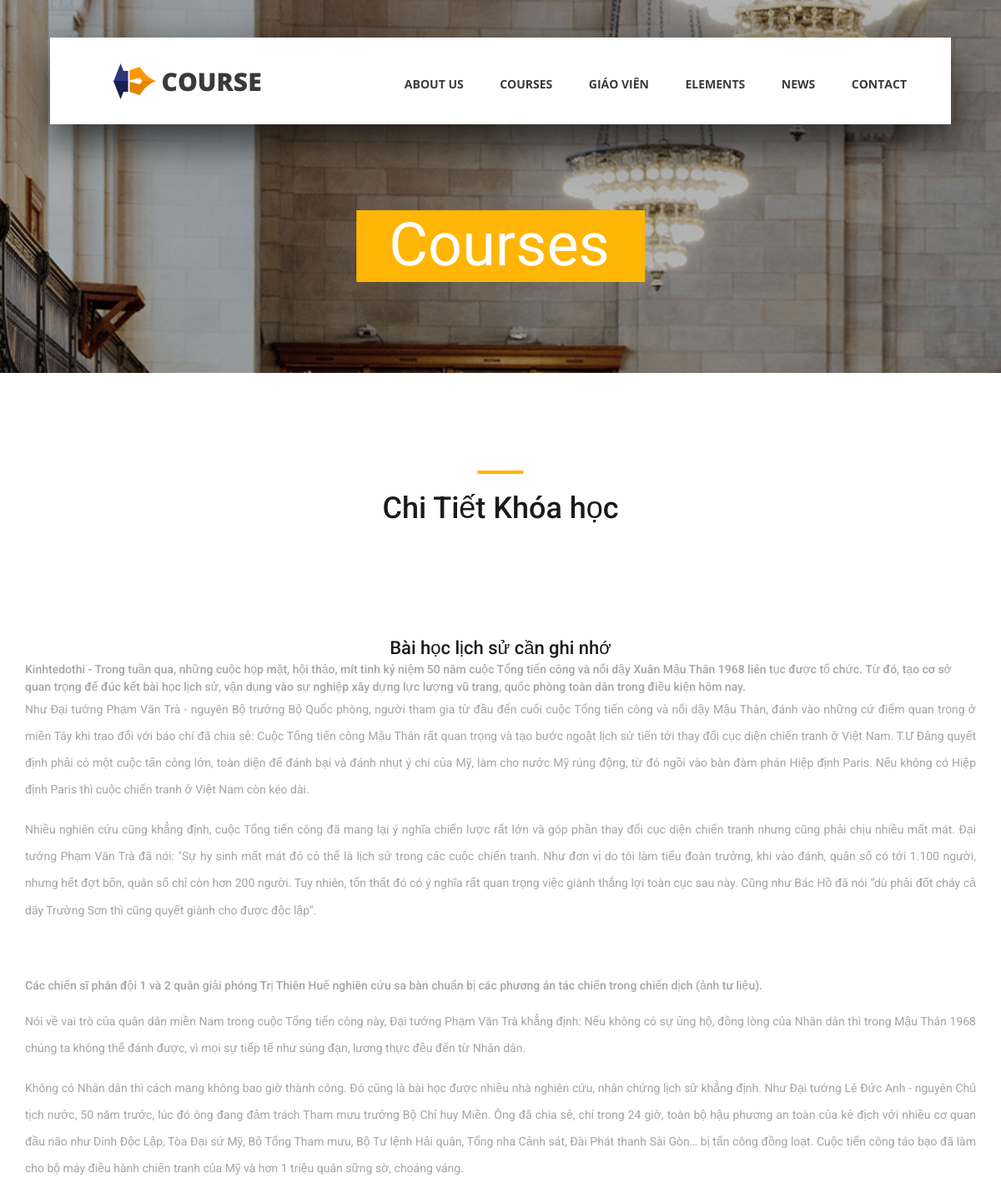
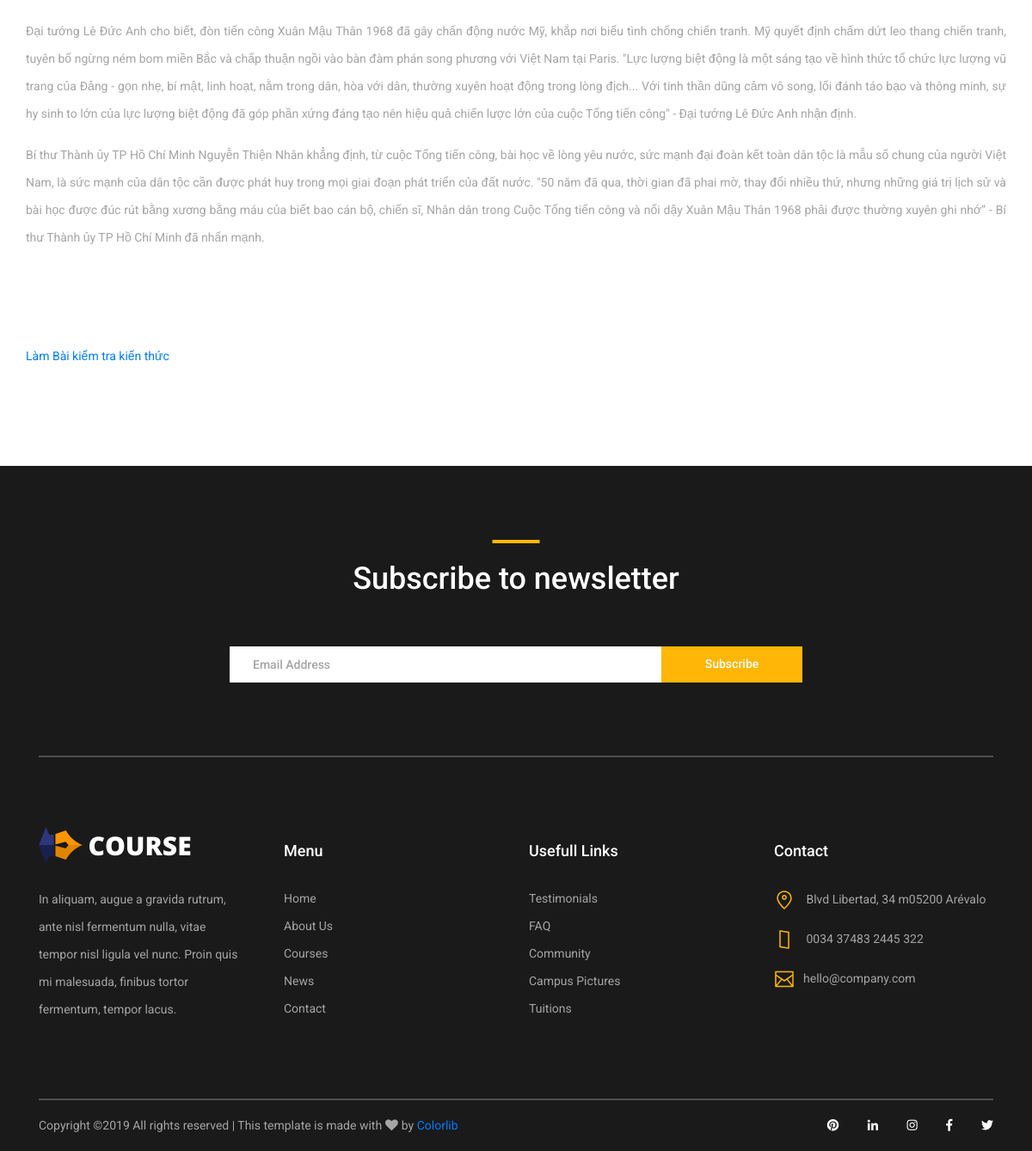
The app's page /lesson_details.php?ct=2 with its own data (2 pictures, top to bottom).
### tables this page shows
CREATE TABLE `chitietcongthuc` (
  `MaChiTiet` int(11) NOT NULL,
  `TenCongThuc` text NOT NULL,
  `NoiDung` text NOT NULL,
  `MaChuong` int(11) NOT NULL
);

### lesson_details.php (the view, shortened to what this page needs)
<!DOCTYPE html>
<html lang="en">
<head>
<link rel="stylesheet" type="text/css" href="styles/bootstrap4/bootstrap.min.css">
<link href="plugins/fontawesome-free-5.0.1/css/fontawesome-all.css" rel="stylesheet" type="text/css">
<link rel="stylesheet" type="text/css" href="styles/courses_styles.css">
<link rel="stylesheet" type="text/css" href="styles/courses_responsive.css">
</head>
<body>
<?php
include('inc/myconnect.php');
?>
<div class="super_container">
	<?php include("header.php"); ?>
	<div class="home">
		<div class="home_background_container prlx_parent">
			<div class="home_background prlx" style="background-image:url(images/courses_background.jpg)"></div>
		</div>
		<div class="home_content">
			<h1>Courses</h1>
		</div>
	</div>
	<div class="popular page_section">
		<div class="container">
			<div class="row">
				<div class="col">
					<div class="section_title text-center">
						<h1>Chi Tiết Khóa học</h1>
					</div>
				</div>
			</div>
			<div class="row course_boxes">
				<?php
						$ct=$_GET['ct'];
						$query="SELECT * FROM chitietcongthuc WHERE MaChiTiet=".$ct;
						$results=mysqli_query($dbc,$query);
						$number=mysqli_fetch_assoc($results);
				?>
				<div class="card-body text-center">
						<div class="card-title"><a href="courses.php"><?php echo $number['TenCongThuc']; ?></a></div>
				</div>
				<div class="card-text"><?php echo $number['NoiDung']; ?></div>
				<a href="miniquiz.php?congthuc=<?php echo $ct; ?>&cauhoi=0&dung=0&sai=0">Làm Bài kiểm tra kiến thức</a>
			</div>
		</div>
	</div>
<?php include("footer.php"); ?>
Copyright &copy;<script>document.write(new Date().getFullYear());</script> All rights reserved | This template is made with <i class="fa fa-heart" aria-hidden="true"></i> by <a href="https://colorlib.com" target="_blank">Colorlib</a>
</span>
				</div>
				<div class="footer_social ml-sm-auto">
					<ul class="menu_social">
						<li class="menu_social_item"><a href="#"><i class="fab fa-pinterest"></i></a></li>
						<li class="menu_social_item"><a href="#"><i class="fab fa-linkedin-in"></i></a></li>
						<li class="menu_social_item"><a href="#"><i class="fab fa-instagram"></i></a></li>
						<li class="menu_social_item"><a href="#"><i class="fab fa-facebook-f"></i></a></li>
						<li class="menu_social_item"><a href="#"><i class="fab fa-twitter"></i></a></li>
					</ul>
				</div>
			</div>
		</div>
	</footer>
</div>
</body>
</html>

### styles/courses_styles.css (style rules this page uses)
* { margin: 0; padding: 0; -webkit-font-smoothing: antialiased; -webkit-text-shadow: rgba(0,0,0,.01) 0 0 1px; text-shadow: rgba(0,0,0,.01) 0 0 1px; }
body { font-family: 'Roboto', sans-serif; font-size: 14px; font-weight: 400; background: #FFFFFF; color: #a5a5a5; }
div { display: block; position: relative; -webkit-box-sizing: border-box; -moz-box-sizing: border-box; box-sizing: border-box; }
ul { list-style: none; margin-bottom: 0px; }
p { font-family: 'Roboto', sans-serif; font-size: 14px; line-height: 2.29; font-weight: 400; color: #a5a5a5; -webkit-font-smoothing: antialiased; -webkit-text-shadow: rgba(0,0,0,.01) 0 0 1px; text-shadow: rgba(0,0,0,.01) 0 0 1px; }
a, a:hover, a:visited, a:active, a:link { text-decoration: none; -webkit-font-smoothing: antialiased; -webkit-text-shadow: rgba(0,0,0,.01) 0 0 1px; text-shadow: rgba(0,0,0,.01) 0 0 1px; }
h1 { font-size: 36px; }
h1, h2, h3, h4, h5, h6 { font-family: 'Roboto', sans-serif; -webkit-font-smoothing: antialiased; -webkit-text-shadow: rgba(0,0,0,.01) 0 0 1px; text-shadow: rgba(0,0,0,.01) 0 0 1px; }
.super_container { width: 100%; overflow: hidden; }
.prlx_parent { overflow: hidden; }
.prlx { height: 130% !important; }
.menu_social_item { display: inline-block; margin-right: 30px; }
.menu_social_item a i { color: #3a3a3a; }
.home { width: 100%; height: 447px; }
.home_background_container { position: absolute; top: 0; left: 0; width: 100%; height: 100%; }
.home_background { width: 100%; height: 100%; background-repeat: no-repeat; background-size: cover; background-position: center center; }
.home_content { position: absolute; left: 50%; bottom: 109px; -webkit-transform: translateX(-50%); -moz-transform: translateX(-50%); -ms-transform: translateX(-50%); -o-transform: translateX(-50%); transform: translateX(-50%); background: #ffb606; padding-top: 24px; padding-bottom: 18px; padding-left: 39px; padding-right: 42px; }
.home_content h1 { font-size: 72px; font-weight: 400; color: #FFFFFF; line-height: 0.5; }
.page_section { padding-top: 117px; padding-bottom: 117px; }
.section_title h1 { display: block; color: #1a1a1a; font-weight: 500; padding-top: 24px; }
.section_title h1::before { display: block; position: absolute; top: 0; left: 50%; -webkit-transform: translateX(-50%); -moz-transform: translateX(-50%); -ms-transform: translateX(-50%); -o-transform: translateX(-50%); transform: translateX(-50%); width: 55px; height: 4px; content: ''; background: #ffb606; }
.course_boxes { margin-top: 68px; }
.card-body { padding-top: 0px; padding-bottom: 0px; padding-left: 15px; padding-right: 15px; }
.card-title { margin-top: 55px; }
.card-title a { font-size: 22px; font-weight: 500; color: #1a1a1a; line-height: 1.2; }
.card-text { font-size: 14px; font-weight: 500; color: #a5a5a5; margin-top: -12px; }
.footer_social .menu_social_item a i { color: #FFFFFF; }
.footer_social .menu_social_item:last-child { margin-right: 0px; }

### styles/courses_responsive.css (style rules this page uses)
@media only screen and (max-width: 1280px) { .card-title { font-size: 20px; } }

### records on screen
chitietcongthuc: TenCongThuc "Bài học lịch sử cần ghi nhớ", NoiDung "Kinhtedothi - Trong tuần qua, những cuộc họp mặt, hội thảo, mít tinh kỷ niệm 50 năm cuộc Tổng tiến công và nổi dậy Xuân Mậu Thân 1968 liên tục được tổ chức. Từ đó, tạo cơ sở quan trọng để đúc kết bài học lịch sử, vận dụng vào sự nghiệp xây dựng lực lượng vũ trang, quốc phòng toàn dân trong điều kiện hôm nay. Như Đại tướng Phạm Văn Trà - nguyên Bộ trưởng Bộ Quốc phòng, người tham gia từ đầu đến cuối cuộc Tổng tiến công và nổi dậy Mậu Thân, đánh vào những cứ điểm quan trọng ở miền Tây khi trao đổi với báo chí đã chia sẻ: Cuộc Tổng tiến công Mậu Thân rất quan trọng và tạo bước ngoặt lịch sử tiến tới thay đổi cục diện chiến tranh ở Việt Nam. T.Ư Đảng quyết định phải có một cuộc tấn công lớn,…"
